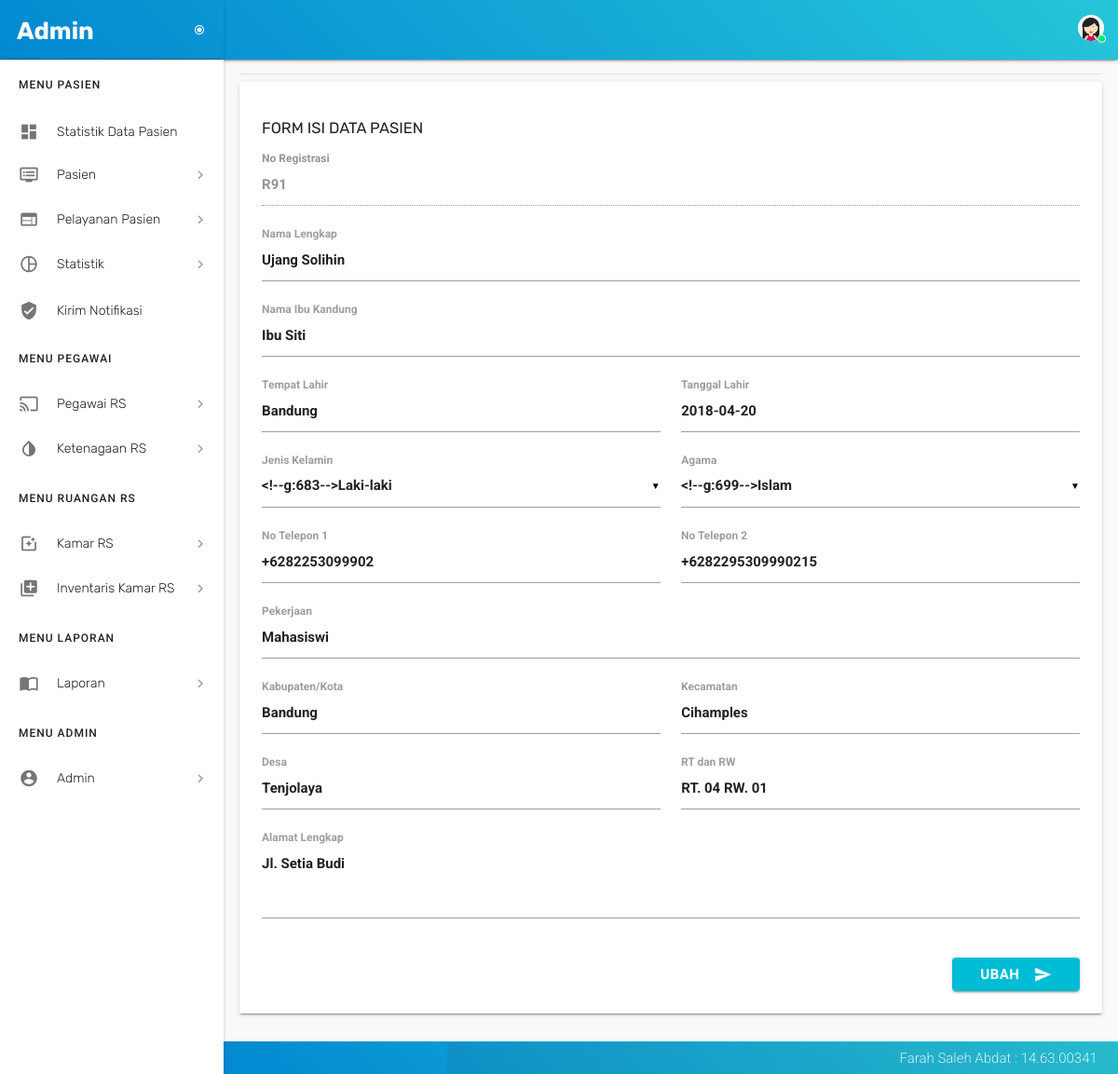
The page /pasien_form_ubah.php?id_pasien=13 (signed in) on the database its author committed.
### tables this page shows
CREATE TABLE `pasien` (
  `id_pasien` int(21) NOT NULL,
  `no_registerasi` varchar(30) NOT NULL,
  `nama_lengkap` varchar(30) NOT NULL,
  `nama_ibu_kandung` varchar(30) NOT NULL,
  `tempat_lahir` varchar(30) NOT NULL,
  `tgl_lahir` date NOT NULL,
  `jenis_kelamin` enum('Laki-laki','Perempuan') NOT NULL,
  `agama` enum('Islam','Kristen','Budha','Hindu','Protestan') NOT NULL,
  `no_telepon` varchar(21) NOT NULL,
  `no_telepon_lain` varchar(21) NOT NULL,
  `pekerjaan` varchar(31) NOT NULL,
  `alamat_jln` text NOT NULL,
  `kabupaten_kota` varchar(30) NOT NULL,
  `kecamatan` varchar(30) DEFAULT NULL,
  `desa` varchar(30) DEFAULT NULL,
  `rt_rw` varchar(21) NOT NULL,
  `status` enum('Baru','Proses','Keluar') NOT NULL DEFAULT 'Baru'
);

### pasien_form_ubah.php (the view, shortened to what this page needs)
<?php
 if (empty($_SESSION['username'])) {
 header("location:login_form.php");
 }
 else {
 ?>
<!DOCTYPE html>
<html lang="en">
  <head>
    <link href="assets/css/materialize.css" type="text/css" rel="stylesheet">
    <link href="assets/css/style.css" type="text/css" rel="stylesheet">
    <link href="assets/css/custom.css" type="text/css" rel="stylesheet">
    <link href="assets/css/perfect-scrollbar.css" type="text/css" rel="stylesheet">
    <link href="assets/css/jquery-jvectormap.css" type="text/css" rel="stylesheet">
    <link href="assets/css/flag-icon.min.css" type="text/css" rel="stylesheet">
  </head>
  <body>
  <?php include 'config/header.php'; ?>
  <?php include 'config/menu.php'; ?>
  <section id="content">
      <div class="container">
        <div class="section">
          <div class="divider"></div>
            <div class="row">
              <div class="col s12 m12 l12">
                <div class="card-panel">
                  <h4 class="header2">Form Isi Data Pasien</h4>
                  <div class="row">
                  <?php
                  include 'config/koneksiDB.php';
                  $id_pasien     = $_GET['id_pasien'];
                  $query         = "SELECT * FROM pasien WHERE id_pasien='$id_pasien'";
                  $hasil         = mysqli_query($koneksi, $query);
                   foreach ($hasil as $data)
                  {
                        $no_registerasi   = $data['no_registerasi'];
                        $nama_lengkap     = $data['nama_lengkap'];
                        $nama_ibu_kandung = $data['nama_ibu_kandung'];
                        $tempat_lahir     = $data['tempat_lahir'];
                        $tgl_lahir        = $data['tgl_lahir'];
                        $no_telepon       = $data['no_telepon'];
                        $no_telepon_lain  = $data['no_telepon_lain'];
                        $pekerjaan        = $data['pekerjaan'];
                        $alamat_jln       = $data['alamat_jln'];
                        $kabupaten_kota   = $data['kabupaten_kota'];
                        $kecamatan        = $data['kecamatan'];
                        $desa             = $data['desa'];
                        $rt_rw            = $data['rt_rw'];
                   }
                  ?>
                    <form class="col s12" action="pasien_proses_ubah.php" method="POST">
                      <div class="row">
                        <div class="input-field col s12">
                          <input type="text" name="no_registerasi" disabled="disabled" value="<?php echo $no_registerasi; ?>" />
                          <label for="no_registerasi">No Registrasi</label>
                        </div>
                      </div>
                      <div class="row">
                        <div class="input-field col s12">
                          <input type="text" name="nama_lengkap" value="<?php echo $nama_lengkap; ?>" required="required" />
                          <label for="nama_lengkap">Nama Lengkap</label>
                        </div>
                      </div>
                      <div class="row">
                        <div class="input-field col s12">
                          <input type="text" name="nama_ibu_kandung" value="<?php echo $nama_ibu_kandung; ?>" required="required">
                          <label for="nama_ibu_kandung">Nama Ibu Kandung</label>
                        </div>
                      </div>
                      <div class="row">
                        <div class="input-field col s6">
                          <input  type="text" name="tempat_lahir" value="<?php echo $tempat_lahir; ?>" required="required" />
                          <label for="tempat_lahir">Tempat Lahir</label>
                        </div>
                        <div class="input-field col s6">
                          <input type="text" class="datepicker" name="tgl_lahir" value="<?php echo $tgl_lahir; ?>" required="required" />
                          <label for="dob">Tanggal Lahir</label>
                        </div>
                      </div>
                    <div class="row">
                        <div class="input-field col s6">
                          <label>Jenis Kelamin</label>
                        </div>
                        <div class="input-field col s6">
                          <label>Agama</label>
                        </div>
                    </div>
                      <div class="row">
                        <div class="input-field col s6">
                          <input type="text" name="no_telepon" value="<?php echo $no_telepon; ?>" required="required" />
                          <label for="no_telepon">No Telepon 1</label>
                        </div>
                        <div class="input-field col s6">
                          <input type="text" name="no_telepon_lain" value="<?php echo $no_telepon_lain; ?>" required="required" />
                          <label for="no_telepon_lain">No Telepon 2</label>
                        </div>
                    </div>
                    <div class="row">
                        <div class="input-field col s12">
                          <input type="text" name="pekerjaan" value="<?php echo $pekerjaan; ?>" required="required" />
                          <label for="pekerjaan">Pekerjaan</label>
                        </div>
                    </div>
                    <div class="row">
                        <div class="input-field col s6">
                          <input type="text" name="kabupaten_kota" value="<?php echo $kabupaten_kota; ?>" />
                          <label for="kabupaten_kota">Kabupaten/Kota</label>
                        </div>
                        <div class="input-field col s6">
                          <input type="text" name="kecamatan" value="<?php echo $kecamatan; ?>" />
                          <label for="kecamatan">Kecamatan</label>
                        </div>
                    </div>
                    <div class="row">
                        <div class="input-field col s6">
                          <input type="text" name="desa" value="<?php echo $desa; ?>" />
                          <label for="desa">Desa</label>
                        </div>
                        <div class="input-field col s6">
                          <input type="text" name="rt_rw" value="<?php echo $rt_rw; ?>" />
                          <label for="rt_rw">RT dan RW</label>
                        </div>
                    </div>
                      <div class="row">
                        <div class="input-field col s12">
                          <textarea name="alamat_jln" id="message5" class="materialize-textarea" length="120" required="required"><?php echo $alamat_jln; ?></textarea>
                          <label for="message">Alamat Lengkap</label>
                       </div>
                      </div>
                        <div class="row">
                          <div class="input-field col s12">
                            <button class="btn cyan waves-effect waves-light right" type="submit" name="ubah_pasien">Ubah
                              <i class="material-icons right">send</i>
                            </button>
                          </div>
                        </div>
                      </div>
                  </div>
                </div>
              </div>
            </div>
          </div>
  </section>
     <?php include 'config/footer.php'; ?>
  </body>
</html>
<?php } ?>

### rows shown on the page
pasien: no_registerasi "R91", nama_lengkap "Ujang Solihin", nama_ibu_kandung "Ibu Siti", tempat_lahir "Bandung", tgl_lahir "2018-04-20", no_telepon "+6282253099902", no_telepon_lain "+6282295309990215", pekerjaan "Mahasiswi", kabupaten_kota "Bandung", kecamatan "Cihamples", desa "Tenjolaya", rt_rw "RT. 04 RW. 01", alamat_jln "Jl. Setia Budi"

### other values the page prints
$_SESSION['username'] "Admin"
